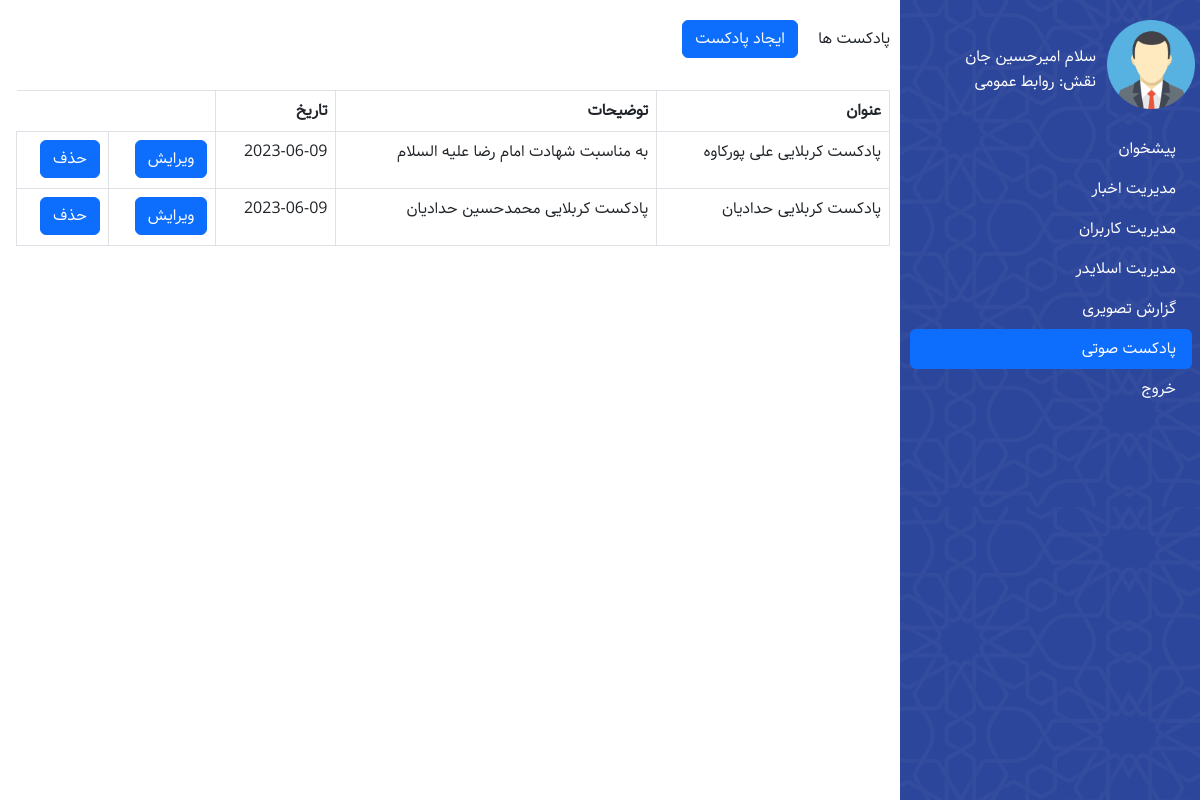
The page /panelpadcast.php (signed in) on the database its author committed.
### tables this page shows
CREATE TABLE `podcast` (
  `pid` int(11) NOT NULL,
  `title` varchar(255) NOT NULL,
  `tozihat` text NOT NULL,
  `imageshakhes` varchar(255) NOT NULL,
  `music` varchar(255) NOT NULL,
  `date` date NOT NULL
);

### panelpadcast.php (the view, shortened to what this page needs)
<?php
if (isset($_SESSION['username']) && $_SESSION['username']) {
$conn = mysqli_connect('localhost','root','');
$query = mysqli_query($conn,'select * from podcast');
}
else{
    header('location:login.php');
}
?>
<!DOCTYPE html>
<html lang="fa">
<head>
    <link rel="stylesheet" href="./style/panel.css">
    <link href="./bootstrap/bootstrap.min.css" rel="stylesheet">
</head>
<body>
<main>
    <aside>
        <div class="infouser">
            <img src="./images/User-Avatar-in-Suit-PNG.png" width="30%">
            <span class="username">سلام امیرحسین جان</span>
            <span class="userrole">نقش: روابط عمومی</span>
        </div>
        <ul class="nav nav-pills flex-column mb-auto">
            <li class="nav-item"><a class="nav-link text-white" href="./panel.php">پیشخوان</a></li>
            <li class="nav-item"><a class="nav-link text-white" href="./panelblog.php">مدیریت اخبار</a></li>
            <li class="nav-item"><a class="nav-link text-white" href="./paneluser.php">مدیریت کاربران</a></li>
            <li class="nav-item"><a class="nav-link text-white" href="./panelslider.php">مدیریت اسلایدر</a></li>
            <li class="nav-item"><a class="nav-link text-white" href="./paneltasviri.php">گزارش تصویری</a></li>
            <li class="nav-item"><a class="nav-link active" href="./panelpadcast.php">پادکست صوتی</a></li>
            <li class="nav-item"><a class="nav-link text-white" href="./logout.php">خروج</a></li>
        </ul>
    </aside>
    <section class="content">
        <p class="paneltitle">پادکست ها</p>
        <a href="./newpodcast.php"><button type="button" class="btn btn-primary">ایجاد پادکست</button></a>
        <div class="infoblogs">
            <table class="table table-bordered">
                <thead>
                    <th>عنوان</th>
                    <th>توضیحات</th>
                    <th>تاریخ</th>
                </thead>
                <tbody>
                <?php
                while($b= mysqli_fetch_array($query,MYSQLI_ASSOC)){
                    echo '<tr>';
                    echo '<td>'.$b['title'].'</td>';
                    echo '<td>'.$b['tozihat'].'</td>';
                    echo '<td>'.$b['date'].'</td>';
                    echo '<td><a href="editpodcast.php?id='.$b['pid'].'"><button type="button" class="btn btn-primary">ویرایش</button></a></td>';
                    echo '<td><a href="deletepodcast.php?id='.$b['pid'].'"><button type="button" class="btn btn-primary">حذف</button></a></td>';
                    echo '</tr>';
                }
                ?>
                </tbody>
            </table>
        </div>
    </section>
</main>
</body>
</html>

### style/panel.css (style rules this page uses)
:root { --aval: #2C469B; --narenji: #FF5722; }
* { padding: 0; margin: 0; box-sizing: border-box; font-family: 'Samim'; }
body { direction: rtl; }
main { display: flex; position: relative; }
main aside { width: 300px; height: 100vh; position: fixed; right: 0; top: 0; background-image: url(../images/Frame-757.png); background-color: #2C469B; padding-top: 20px; }
main .content { width: 100%; padding-right: 310px; padding-top: 20px; }
.infouser { padding-right: 5px; }
.infouser span { color: #fff; }
span.username { position: absolute; top: 45px; right: 104px; }
span.userrole { position: absolute; top: 70px; right: 104px; }
ul.nav.nav-pills.flex-column.mb-auto { margin-top: 20px; margin-left: 10px; margin-right: 8px; }
.paneltitle { display: inline; margin-left: 1rem; }
.infoblogs { margin-top: 2rem; }
.infoblogs { margin-left: 1rem; }

### rows shown on the page
podcast: title "پادکست کربلایی علی پورکاوه", tozihat "به مناسبت شهادت امام رضا علیه السلام", date "2023-06-09"
podcast: title "پادکست کربلایی حدادیان", tozihat "پادکست کربلایی محمدحسین حدادیان", date "2023-06-09"
